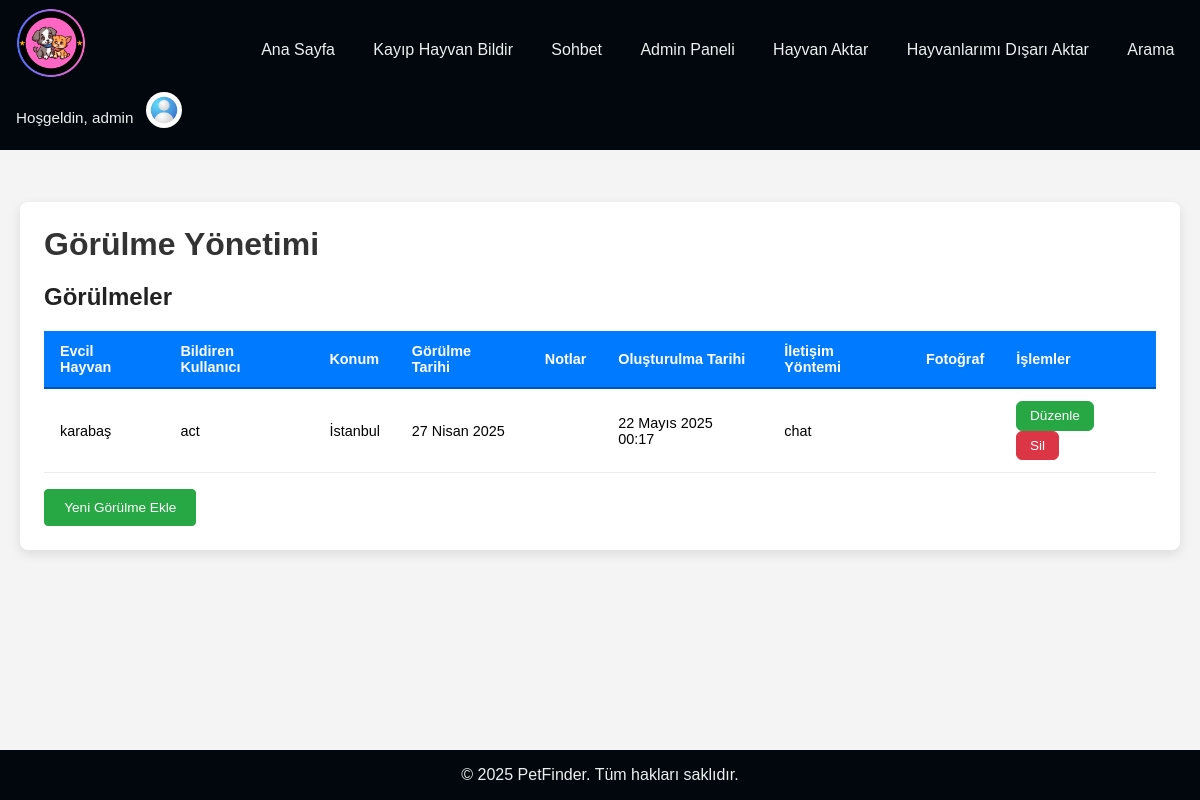
/mainpage/admin/sightings/ (signed in), run on an earlier commit of the app's database.
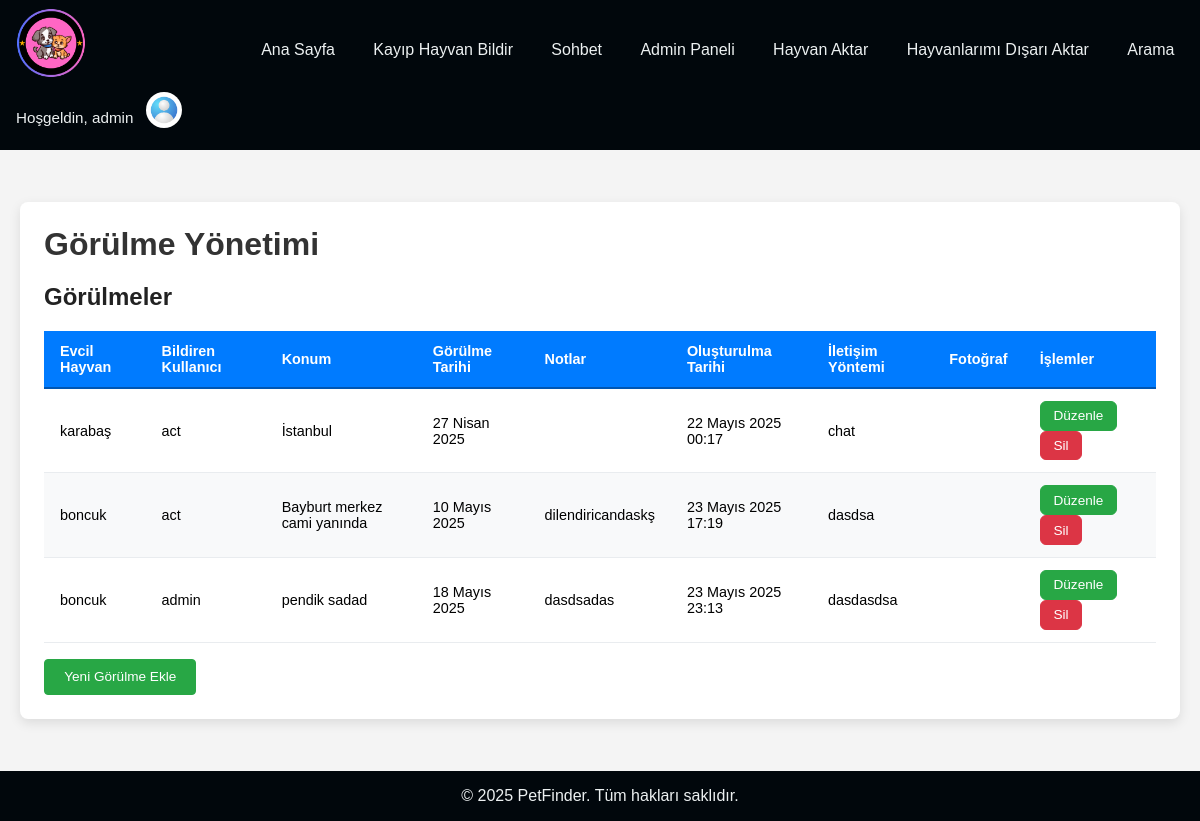
And on a later commit of the database.
### mainpage/models.py (models this page shows, shortened)
class PetSighting(models.Model):
    pet = models.ForeignKey(Pet, on_delete=models.CASCADE, related_name='sightings')
    user = models.ForeignKey(User, on_delete=models.SET_NULL, null=True, blank=True)
    location = models.CharField(max_length=255)
    date_seen = models.DateField()
    notes = models.TextField(blank=True)
    created_at = models.DateTimeField(auto_now_add=True)
    contact_method = models.CharField(max_length=255, blank=True)
    photo = models.ImageField(upload_to='sightings/', blank=True, null=True)

class Pet(models.Model):
    ANIMAL_TYPES = [('Dog', 'Köpek'), ('Cat', 'Kedi'), ('Bird', 'Kuş'), ('Other', 'Diğer')]
    GENDERS = [('Male', 'Erkek'), ('Female', 'Dişi')]
    STATUS_CHOICES = [('Lost', 'Kayıp'), ('Found', 'Bulundu'), ('Returned', 'Teslim Edildi')]
    name = models.CharField(max_length=100, verbose_name="İsim")
    species = models.CharField(max_length=20, choices=ANIMAL_TYPES, verbose_name="Tür")
    breed = models.CharField(max_length=100, blank=True, verbose_name="Irk")
    age = models.PositiveIntegerField(verbose_name="Yaş")
    gender = models.CharField(max_length=10, choices=GENDERS, verbose_name="Cinsiyet")
    description = models.TextField(blank=True, verbose_name="Açıklama")
    last_seen_location = models.CharField(max_length=255, verbose_name="Son Görülme Yeri")
    last_seen_date = models.DateField(default=datetime.date(2025, 1, 1), verbose_name="Son Görülme Tarihi")
    image = models.ImageField(upload_to='pet_images/', blank=True, null=True, verbose_name="Resim")
    status = models.CharField(max_length=20, choices=STATUS_CHOICES, default='Lost', verbose_name="Durum")
    owner = models.ForeignKey(User, on_delete=models.CASCADE)
    date_reported = models.DateTimeField(auto_now_add=True, verbose_name="Bildirim Tarihi")
    tags = models.ManyToManyField("Tag", blank=True, verbose_name="Etiketler")

### mainpage/views.py (the view)
# urls.py: path('admin/sightings/', views.admin_sighting_management, name='admin_sighting_management'),
@staff_member_required
def admin_sighting_management(request):
    sightings = PetSighting.objects.all()
    form = AdminPetSightingForm()
    return render(request, 'admin/sighting_management.html', {'sightings': sightings, 'form': form})

### mainpage/context_processors.py (called while the page is built)
def user_profile(request):
    if request.user.is_authenticated:
        try:
            profile = UserProfile.objects.get(user=request.user)
        except UserProfile.DoesNotExist:
            profile = None
    else:
        profile = None
    return {'user_profile': profile}

### mainpage/templates/admin/sighting_management.html (shortened to what this page needs)
{% extends 'mainpage/base.html' %}
{% load static %}
{% block extra_css %}
    <link rel="stylesheet" href="{% static 'mainpage/admin_pet_list.css' %}">
{% endblock %}
{% block content %}
    <div class="admin-pet-list-container">
        <h1>Görülme Yönetimi</h1>
        <h2>Görülmeler</h2>
        <table>
            <thead>
                <tr>
                    <th>Evcil Hayvan</th>
                    <th>Bildiren Kullanıcı</th>
                    <th>Konum</th>
                    <th>Görülme Tarihi</th>
                    <th>Notlar</th>
                    <th>Oluşturulma Tarihi</th>
                    <th>İletişim Yöntemi</th>
                    <th>Fotoğraf</th>
                    <th>İşlemler</th>
                </tr>
            </thead>
            <tbody>
                {% for sighting in sightings %}
                    <tr>
                        <td>{{ sighting.pet.name }}</td>
                        <td>{{ sighting.user.username|default:"Anonim" }}</td>
                        <td>{{ sighting.location }}</td>
                        <td>{{ sighting.date_seen }}</td>
                        <td>{{ sighting.notes }}</td>
                        <td>{{ sighting.created_at }}</td>
                        <td>{{ sighting.contact_method }}</td>
                        <td>
                        </td>
                        <td>
                            <a class="bt green" href="{% url 'mainpage:admin_sighting_edit' sighting.pk %}">Düzenle</a>
                            <a class="bt red" href="{% url 'mainpage:admin_sighting_delete' sighting.pk %}">Sil</a>
                        </td>
                    </tr>
                {% empty %}
                    <tr><td colspan="9">Kayıtlı görülme bulunmuyor.</td></tr>
                {% endfor %}
            </tbody>
        </table>
        <div class="actions">
            <a href="{% url 'mainpage:admin_sighting_add' %}" class="bt green">Yeni Görülme Ekle</a>
        </div>
    </div>
{% endblock %}

What changed in the data, as far as the page shows it:
added PetSighting: pet.name "boncuk", user.username "act", location "Bayburt merkez cami yanında", date_seen "10 Mayıs 2025", notes "dilendiricandaskş", created_at "23 Mayıs 2025 17:19", contact_method "dasdsa"
added PetSighting: pet.name "boncuk", user.username "admin", location "pendik sadad", date_seen "18 Mayıs 2025", notes "dasdsadas", created_at "23 Mayıs 2025 23:13", contact_method "dasdasdsa"
